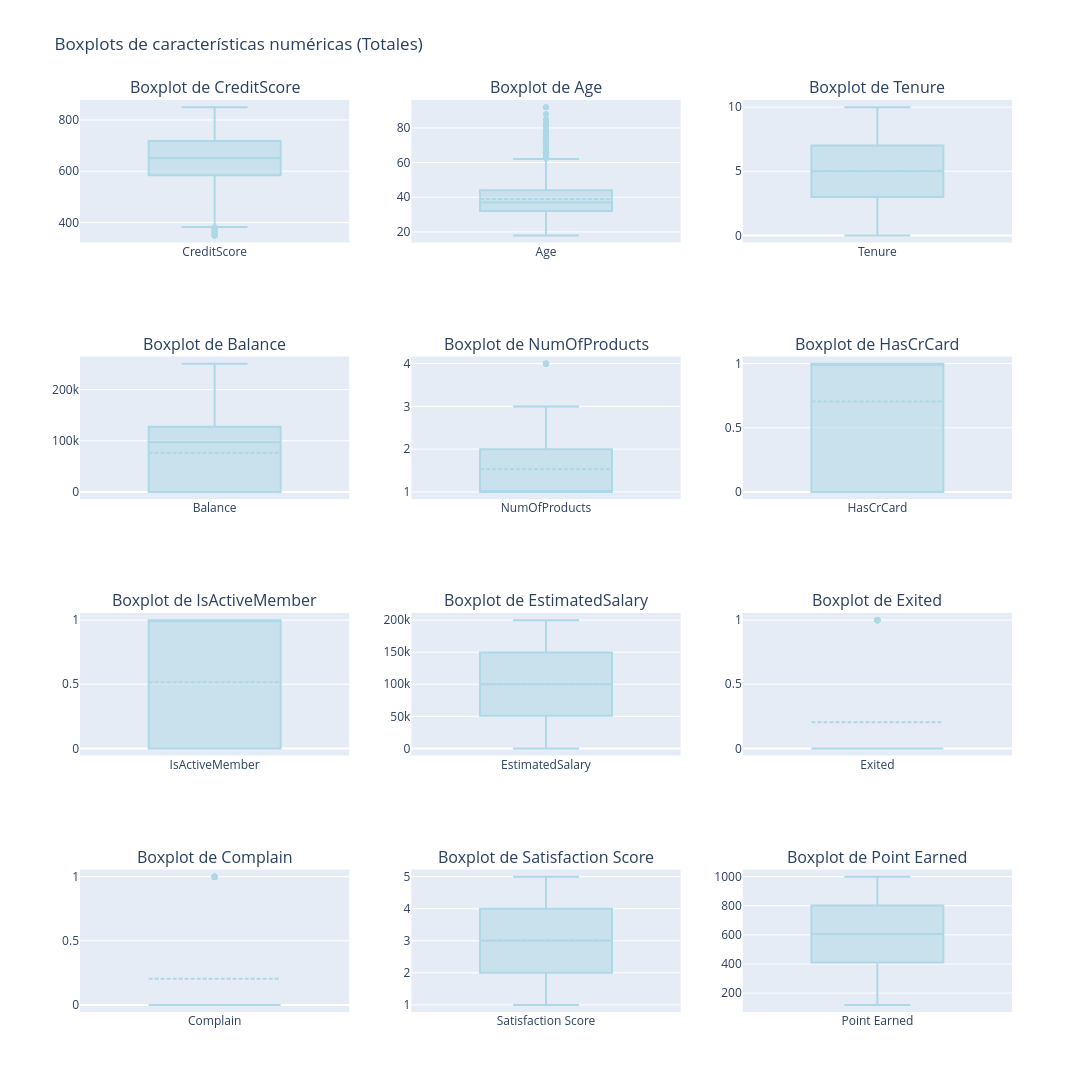

The notebook cell saved with this chart:
### Code cell
fig = make_subplots(
    rows=rows, 
    cols=cols, 
    subplot_titles=[f'Boxplot de {feature}' for feature in numerical_features]
)

for i, feature in enumerate(numerical_features):
    row = i // cols + 1
    col = i % cols + 1
    fig.add_trace(
        go.Box(
            y=data[feature],
            name=feature,
            marker_color=colors[int(target_value)],
            boxmean=True,
            showlegend=False
        ),
        row=row,
        col=col
    )

fig.update_layout(
    height=rows * 280,
    width=1400,
    title_text='Boxplots de características numéricas (Totales)',
)

fig.show()

### Figure 1 — Plotly figure (JSON) as saved in the notebook; plotly's stock layout.template omitted (floating-point values rounded to 4 significant figures; data arrays with more than 128 entries replaced by an {"elided": "..."} marker saying what was removed)
{"data": [{"boxmean": true, "marker": {"color": "lightblue"}, "name": "CreditScore", "showlegend": false, "type": "box", "xaxis": "x", "y": {"elided": "10000 int values"}, "yaxis": "y"}, {"boxmean": true, "marker": {"color": "lightblue"}, "name": "Age", "showlegend": false, "type": "box", "xaxis": "x2", "y": {"elided": "10000 int values"}, "yaxis": "y2"}, {"boxmean": true, "marker": {"color": "lightblue"}, "name": "Tenure", "showlegend": false, "type": "box", "xaxis": "x3", "y": {"elided": "10000 int values"}, "yaxis": "y3"}, {"boxmean": true, "marker": {"color": "lightblue"}, "name": "Balance", "showlegend": false, "type": "box", "xaxis": "x4", "y": {"elided": "10000 float values"}, "yaxis": "y4"}, {"boxmean": true, "marker": {"color": "lightblue"}, "name": "NumOfProducts", "showlegend": false, "type": "box", "xaxis": "x5", "y": {"elided": "10000 int values"}, "yaxis": "y5"}, {"boxmean": true, "marker": {"color": "lightblue"}, "name": "HasCrCard", "showlegend": false, "type": "box", "xaxis": "x6", "y": {"elided": "10000 int values"}, "yaxis": "y6"}, {"boxmean": true, "marker": {"color": "lightblue"}, "name": "IsActiveMember", "showlegend": false, "type": "box", "xaxis": "x7", "y": {"elided": "10000 int values"}, "yaxis": "y7"}, {"boxmean": true, "marker": {"color": "lightblue"}, "name": "EstimatedSalary", "showlegend": false, "type": "box", "xaxis": "x8", "y": {"elided": "10000 float values"}, "yaxis": "y8"}, {"boxmean": true, "marker": {"color": "lightblue"}, "name": "Exited", "showlegend": false, "type": "box", "xaxis": "x9", "y": {"elided": "10000 int values"}, "yaxis": "y9"}, {"boxmean": true, "marker": {"color": "lightblue"}, "name": "Complain", "showlegend": false, "type": "box", "xaxis": "x10", "y": {"elided": "10000 int values"}, "yaxis": "y10"}, {"boxmean": true, "marker": {"color": "lightblue"}, "name": "Satisfaction Score", "showlegend": false, "type": "box", "xaxis": "x11", "y": {"elided": "10000 int values"}, "yaxis": "y11"}, {"boxmean": true, "marker": {"color": "lightblue"}, "name": "Point Earned", "showlegend": false, "type": "box", "xaxis": "x12", "y": {"elided": "10000 int values"}, "yaxis": "y12"}], "layout": {"annotations": [{"font": {"size": 16}, "showarrow": false, "text": "Boxplot de CreditScore", "x": 0.1444, "xanchor": "center", "xref": "paper", "y": 1, "yanchor": "bottom", "yref": "paper"}, {"font": {"size": 16}, "showarrow": false, "text": "Boxplot de Age", "x": 0.5, "xanchor": "center", "xref": "paper", "y": 1, "yanchor": "bottom", "yref": "paper"}, {"font": {"size": 16}, "showarrow": false, "text": "Boxplot de Tenure", "x": 0.8556, "xanchor": "center", "xref": "paper", "y": 1, "yanchor": "bottom", "yref": "paper"}, {"font": {"size": 16}, "showarrow": false, "text": "Boxplot de Balance", "x": 0.1444, "xanchor": "center", "xref": "paper", "y": 0.7188, "yanchor": "bottom", "yref": "paper"}, {"font": {"size": 16}, "showarrow": false, "text": "Boxplot de NumOfProducts", "x": 0.5, "xanchor": "center", "xref": "paper", "y": 0.7188, "yanchor": "bottom", "yref": "paper"}, {"font": {"size": 16}, "showarrow": false, "text": "Boxplot de HasCrCard", "x": 0.8556, "xanchor": "center", "xref": "paper", "y": 0.7188, "yanchor": "bottom", "yref": "paper"}, {"font": {"size": 16}, "showarrow": false, "text": "Boxplot de IsActiveMember", "x": 0.1444, "xanchor": "center", "xref": "paper", "y": 0.4375, "yanchor": "bottom", "yref": "paper"}, {"font": {"size": 16}, "showarrow": false, "text": "Boxplot de EstimatedSalary", "x": 0.5, "xanchor": "center", "xref": "paper", "y": 0.4375, "yanchor": "bottom", "yref": "paper"}, {"font": {"size": 16}, "showarrow": false, "text": "Boxplot de Exited", "x": 0.8556, "xanchor": "center", "xref": "paper", "y": 0.4375, "yanchor": "bottom", "yref": "paper"}, {"font": {"size": 16}, "showarrow": false, "text": "Boxplot de Complain", "x": 0.1444, "xanchor": "center", "xref": "paper", "y": 0.1562, "yanchor": "bottom", "yref": "paper"}, {"font": {"size": 16}, "showarrow": false, "text": "Boxplot de Satisfaction Score", "x": 0.5, "xanchor": "center", "xref": "paper", "y": 0.1562, "yanchor": "bottom", "yref": "paper"}, {"font": {"size": 16}, "showarrow": false, "text": "Boxplot de Point Earned", "x": 0.8556, "xanchor": "center", "xref": "paper", "y": 0.1562, "yanchor": "bottom", "yref": "paper"}], "height": 1120, "title": {"text": "Boxplots de características numéricas (Totales)"}, "width": 1400, "xaxis": {"anchor": "y", "domain": [0, 0.2889]}, "xaxis10": {"anchor": "y10", "domain": [0, 0.2889]}, "xaxis11": {"anchor": "y11", "domain": [0.3556, 0.6444]}, "xaxis12": {"anchor": "y12", "domain": [0.7111, 1]}, "xaxis2": {"anchor": "y2", "domain": [0.3556, 0.6444]}, "xaxis3": {"anchor": "y3", "domain": [0.7111, 1]}, "xaxis4": {"anchor": "y4", "domain": [0, 0.2889]}, "xaxis5": {"anchor": "y5", "domain": [0.3556, 0.6444]}, "xaxis6": {"anchor": "y6", "domain": [0.7111, 1]}, "xaxis7": {"anchor": "y7", "domain": [0, 0.2889]}, "xaxis8": {"anchor": "y8", "domain": [0.3556, 0.6444]}, "xaxis9": {"anchor": "y9", "domain": [0.7111, 1]}, "yaxis": {"anchor": "x", "domain": [0.8438, 1]}, "yaxis10": {"anchor": "x10", "domain": [0, 0.1562]}, "yaxis11": {"anchor": "x11", "domain": [0, 0.1562]}, "yaxis12": {"anchor": "x12", "domain": [0, 0.1562]}, "yaxis2": {"anchor": "x2", "domain": [0.8438, 1]}, "yaxis3": {"anchor": "x3", "domain": [0.8438, 1]}, "yaxis4": {"anchor": "x4", "domain": [0.5625, 0.7188]}, "yaxis5": {"anchor": "x5", "domain": [0.5625, 0.7188]}, "yaxis6": {"anchor": "x6", "domain": [0.5625, 0.7188]}, "yaxis7": {"anchor": "x7", "domain": [0.2812, 0.4375]}, "yaxis8": {"anchor": "x8", "domain": [0.2812, 0.4375]}, "yaxis9": {"anchor": "x9", "domain": [0.2812, 0.4375]}}}
